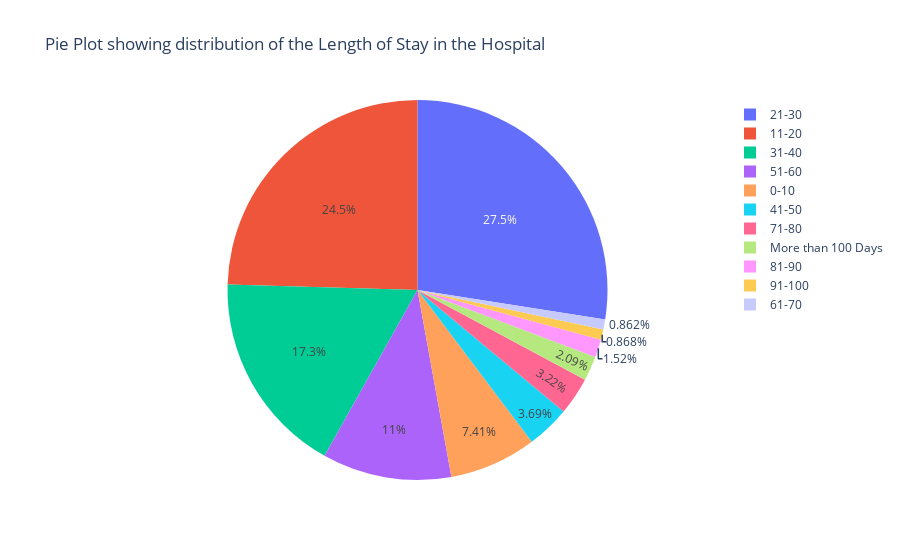

The notebook cell this image was saved under:
### Code cell
import plotly.express as px
# piechart

df_pie = df_train['Stay'].value_counts().reset_index()
df_pie.columns = ['Stay', 'count']
fig_pie = px.pie(df_pie, values='count', names='Stay', title="Pie Plot showing distribution of the Length of Stay in the Hospital") 

fig_pie.show()

### Figure 1 — Plotly figure (JSON) as saved in the notebook; plotly's stock layout.template omitted (floating-point values rounded to 4 significant figures)
{"data": [{"domain": {"x": [0, 1], "y": [0, 1]}, "hovertemplate": "Stay=%{label}<br>count=%{value}<extra></extra>", "labels": ["21-30", "11-20", "31-40", "51-60", "0-10", "41-50", "71-80", "More than 100 Days", "81-90", "91-100", "61-70"], "legendgroup": "", "name": "", "showlegend": true, "type": "pie", "values": [87488, 78135, 55152, 35000, 23599, 11743, 10246, 6666, 4836, 2764, 2744]}], "layout": {"legend": {"tracegroupgap": 0}, "title": {"text": "Pie Plot showing distribution of the Length of Stay in the Hospital"}}}
